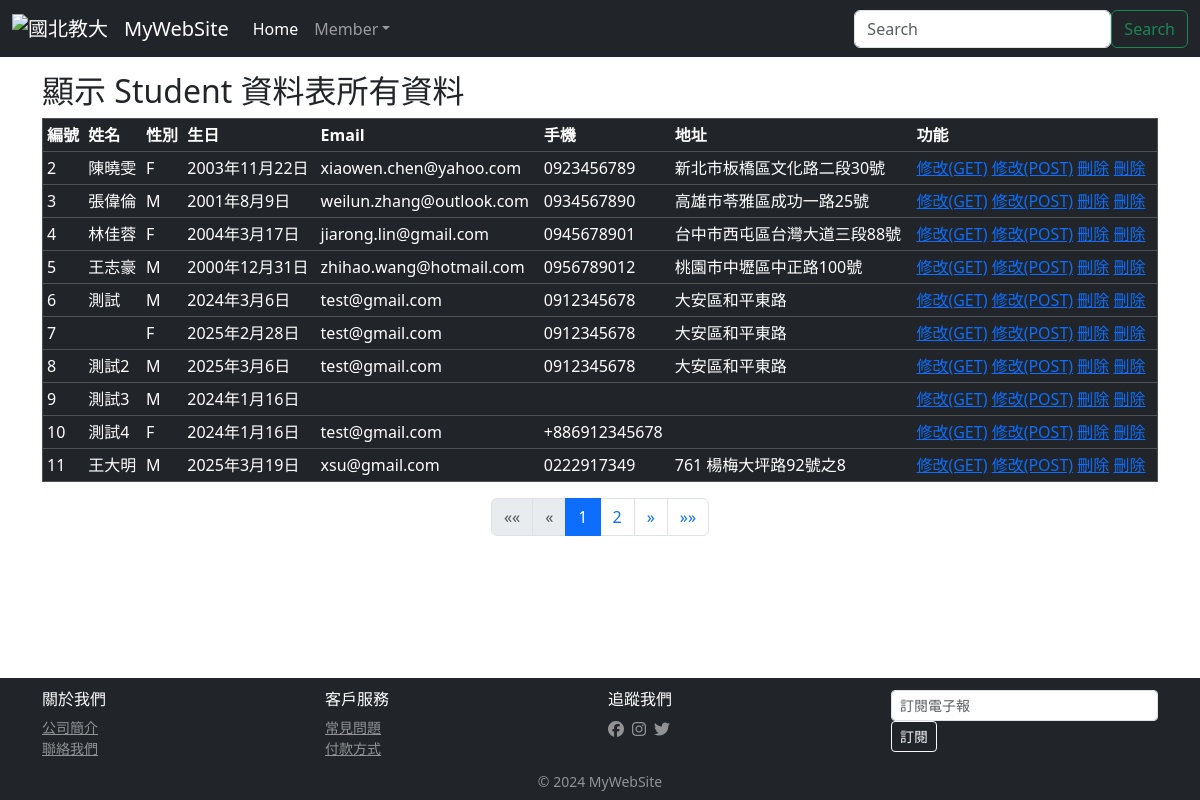
The app's page /students/index/ with its own data.
### students/models.py (models this page shows, shortened)
class Student(models.Model):
    stdName = models.CharField(max_length=20, null=False)
    stdSex = models.CharField(max_length=2, default='M', null=False)
    stdBirth = models.DateField(null=False)
    stdEmail = models.EmailField(max_length=100, blank=True, default="")
    stdPhone = models.CharField(max_length=50, blank=True, default="")
    stdAddr = models.CharField(max_length=255, blank=True, default="")

### students/views.py (the view)
# urls.py: path('students/index/', stdViews.index),
def index(request):
    stdData = Student.objects.all().order_by('id')
    paginator = Paginator(stdData, 10) #每頁顯示10筆資料
    paginator_number = request.GET.get('page') #取得網址列的頁碼
    page_obj = paginator.get_page(paginator_number) #取得第1頁資料
    return render(request, "students/index.html", locals())

### templates/students/index.html (shortened to what this page needs)
{% extends 'base.html' %}
{% block content %}
<h2 align="left">顯示 Student 資料表所有資料</h2>
<table border="1" cellpadding="0" cellspacing="0" class="table table-dark table-sm">
     <th>編號</th><th>姓名</th><th>性別</th><th>生日</th><th>Email</th><th>手機</th><th>地址</th><th>功能</th>
     {% for stdItem in page_obj %}
     <tr>
        <td>{{ stdItem.id }}</td>
        <td>{{ stdItem.stdName }}</td>
        <td>{{ stdItem.stdSex }}</td>
        <td>{{ stdItem.stdBirth }}</td>
        <td>{{ stdItem.stdEmail }}</td>
        <td>{{ stdItem.stdPhone }}</td>
        <td>{{ stdItem.stdAddr }}</td>
        <td>
            <a href="/students/edit/{{stdItem.id}}/" >修改(GET)</a>
            <a href="/students/edit2/{{stdItem.id}}/load">修改(POST)</a>
            <a href="/students/delete/{{stdItem.id}}/">刪除</a>
            <a href="javascript:void(0)" onclick="if(confirm('確定要刪除此筆資料嗎？')) window.location.href='/students/delete/{{stdItem.id}}/'"
            title="刪除">刪除</a>
         </td>
     </tr>
     {% endfor %}
</table>
<div class="container">
    <nav aria-label="Page navigation">
        <ul class="pagination justify-content-center">
            {% if page_obj.has_previous %}
                <li class="page-item">
                    <a class="page-link" href="?page=1" aria-label="First">
                        <span aria-hidden="true">&laquo;&laquo;</span>
                    </a>
                </li>
                <li class="page-item">
                    <a class="page-link" href="?page={{ page_obj.previous_page_number }}" aria-label="Previous">
                        <span aria-hidden="true">&laquo;</span>
                    </a>
                </li>
            {% else %}
                <li class="page-item disabled">
                    <span class="page-link">&laquo;&laquo;</span>
                </li>
                <li class="page-item disabled">
                    <span class="page-link">&laquo;</span>
                </li>
            {% endif %}
            {% for num in page_obj.paginator.page_range %}
                {% if page_obj.number == num %}
                    <li class="page-item active">
                        <span class="page-link">{{ num }}</span>
                    </li>
                {% elif num > page_obj.number|add:'-3' and num < page_obj.number|add:'3' %}
                    <li class="page-item">
                        <a class="page-link" href="?page={{ num }}">{{ num }}</a>
                    </li>
                {% endif %}
            {% endfor %}
            {% if page_obj.has_next %}
                <li class="page-item">
                    <a class="page-link" href="?page={{ page_obj.next_page_number }}" aria-label="Next">
                        <span aria-hidden="true">&raquo;</span>
                    </a>
                </li>
                <li class="page-item">
                    <a class="page-link" href="?page={{ page_obj.paginator.num_pages }}" aria-label="Last">
                        <span aria-hidden="true">&raquo;&raquo;</span>
                    </a>
                </li>
            {% endif %}
        </ul>
    </nav>
</div>
{% endblock %}

### static/css/style.css (style rules this page uses)
html, body { margin: 0; padding: 0; height: 100%; border: none; }
body { margin-left: 0px; margin-top: 0px; margin-right: 0px; margin-bottom: 0px; background-image: url(images/bg.gif); }

### records on screen
Student: id "2", stdName "陳曉雯", stdSex "F", stdBirth "2003年11月22日", stdEmail "xiaowen.chen@yahoo.com", stdPhone "0923456789", stdAddr "新北市板橋區文化路二段30號"
Student: id "3", stdName "張偉倫", stdSex "M", stdBirth "2001年8月9日", stdEmail "weilun.zhang@outlook.com", stdPhone "0934567890", stdAddr "高雄市苓雅區成功一路25號"
Student: id "4", stdName "林佳蓉", stdSex "F", stdBirth "2004年3月17日", stdEmail "jiarong.lin@gmail.com", stdPhone "0945678901", stdAddr "台中市西屯區台灣大道三段88號"
Student: id "5", stdName "王志豪", stdSex "M", stdBirth "2000年12月31日", stdEmail "zhihao.wang@hotmail.com", stdPhone "0956789012", stdAddr "桃園市中壢區中正路100號"
Student: id "6", stdName "測試", stdSex "M", stdBirth "2024年3月6日", stdEmail "test@gmail.com", stdPhone "0912345678", stdAddr "大安區和平東路"
Student: id "7", stdSex "F", stdBirth "2025年2月28日", stdEmail "test@gmail.com", stdPhone "0912345678", stdAddr "大安區和平東路"
Student: id "8", stdName "測試2", stdSex "M", stdBirth "2025年3月6日", stdEmail "test@gmail.com", stdPhone "0912345678", stdAddr "大安區和平東路"
Student: id "9", stdName "測試3", stdSex "M", stdBirth "2024年1月16日"
Student: id "10", stdName "測試4", stdSex "F", stdBirth "2024年1月16日", stdEmail "test@gmail.com", stdPhone "+886912345678"
Student: id "11", stdName "王大明", stdSex "M", stdBirth "2025年3月19日", stdEmail "xsu@gmail.com", stdPhone "0222917349", stdAddr "761 楊梅大坪路92號之8"

### other values on screen
{{ num }} "1"
{{ num }} "2"
